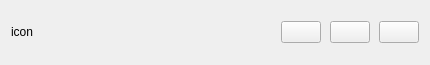
<?xml version="1.0" encoding="UTF-8"?>
<ui version="4.0">
 <class>InterphoneChatWidget</class>
 <widget class="QWidget" name="InterphoneChatWidget">
  <property name="geometry">
   <rect>
    <x>0</x>
    <y>0</y>
    <width>430</width>
    <height>65</height>
   </rect>
  </property>
  <property name="windowTitle">
   <string>InterphoneChatWidget</string>
  </property>
  <layout class="QHBoxLayout" name="horizontalLayout" stretch="0,1,0,0,0">
   <property name="spacing">
    <number>9</number>
   </property>
   <property name="topMargin">
    <number>0</number>
   </property>
   <property name="bottomMargin">
    <number>0</number>
   </property>
   <item>
    <widget class="QLabel" name="labelIcon">
     <property name="minimumSize">
      <size>
       <width>30</width>
       <height>30</height>
      </size>
     </property>
     <property name="maximumSize">
      <size>
       <width>30</width>
       <height>30</height>
      </size>
     </property>
     <property name="text">
      <string>icon</string>
     </property>
    </widget>
   </item>
   <item>
    <widget class="QLabel" name="labelTip">
     <property name="text">
      <string/>
     </property>
    </widget>
   </item>
   <item>
    <widget class="StylePushButton" name="pushButtonAdd">
     <property name="text">
      <string/>
     </property>
    </widget>
   </item>
   <item>
    <widget class="StylePushButton" name="pushButtonOpen">
     <property name="text">
      <string/>
     </property>
    </widget>
   </item>
   <item>
    <widget class="StylePushButton" name="pushButtonQuit">
     <property name="text">
      <string/>
     </property>
    </widget>
   </item>
  </layout>
 </widget>
 <layoutdefault spacing="6" margin="11"/>
 <customwidgets>
  <customwidget>
   <class>StylePushButton</class>
   <extends>QPushButton</extends>
   <header location="global">stylepushbutton.h</header>
  </customwidget>
 </customwidgets>
 <resources/>
 <connections/>
</ui>
